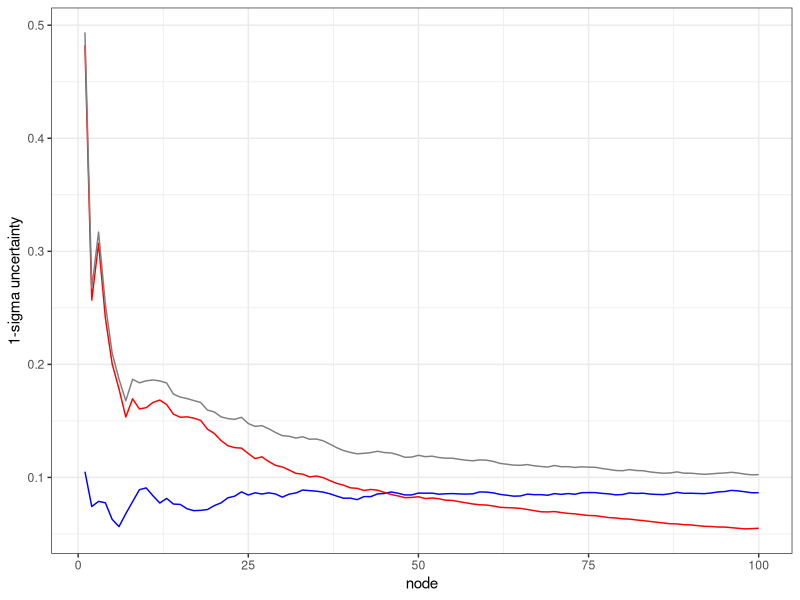

The R script that drew this image:
## ---- chunk 1
library(knitr)
library(dplyr)
opts_chunk$set(echo = FALSE)
## ---- chunk 2
exdf <- data.frame(node = 1:3, height = 6:4, height_u = c(2.5, 2.5, 1.5),
                   height_u_r = c(2, 2, 1))

exdf %>% 
  kable()
## ---- chunk 3
exdf2 <- data.frame(node = as.character(1:3), height = 6:4, height_u = c(2.5, 2.5, 1.5),
                   height_u_r = c(2, 2, 1), height_u_s = c(1.5, 1.5, 1.118), 
                   stringsAsFactors = FALSE)

exdf2 %>% 
  kable()
## ---- chunk 4
exdf_agg <- exdf2 %>% 
  summarize(height = mean(height), height_u_s = mean(height_u_s),
            height_u_r = 1 / 3 * sqrt(sum(height_u_r^2))) %>% 
  mutate(node = "mean", height_u = sqrt(height_u_r^2 + height_u_s^2))


exdf2 %>% 
  rbind(exdf_agg) %>% 
  kable(digits = 3)
## ---- chunk 5
set.seed(5823)

sysvec <- runif(100, 0, 0.2)
randvec <- runif(100)
totvec <- sqrt(sysvec^2 + randvec^2)

errvec <- rnorm(100, 0, randvec) + rnorm(1) * sysvec

cumsys <- cumsum(sysvec) / 1:100
cumrand <- sqrt(cumsum(randvec^2)) / 1:100
cumtot <- sqrt(cumrand^2 + cumsys^2)
cumerr <- cumsum(errvec) / 1:100

plotdf <- data.frame(node = 1:100, sys = cumsys, 
                     rand = cumrand, tot = cumtot, err = cumerr)

library(ggplot2)
plotdf %>% 
  ggplot(aes(x = node)) + 
  geom_line(aes(y = sys), color = "blue") + 
  geom_line(aes(y = rand), color = "red") + 
  geom_line(aes(y = tot), color = "gray50") +
  theme_bw() + 
  ylab("1-sigma uncertainty")

